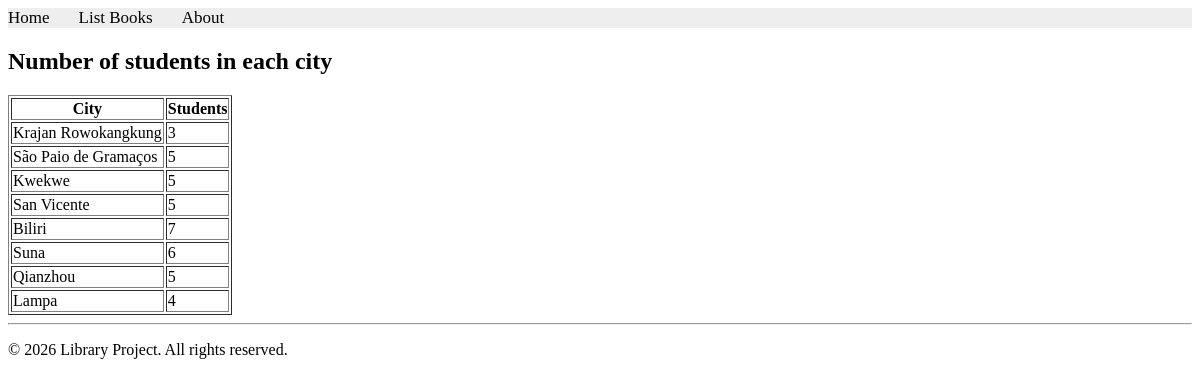
The app's page /users/lab8/task7 with its own data.
### apps/usermodule/models.py (models this page shows)
class Address(models.Model):
    city = models.CharField(max_length=50)

### apps/usermodule/views.py (the view)
# urls.py: path('lab8/task7', views.students_per_city, name="users.lab8_task7"),
def students_per_city(request):
    cities = Address.objects.annotate(num_students=Count('student'))
    return render(request, 'usermodule/students_per_city.html', {'cities': cities})

### apps/templates/usermodule/students_per_city.html (shortened to what this page needs)
{% extends "layouts/base.html" %}
{% load static %}
{% block content %}
    <h2>Number of students in each city</h2>
    <table border="1">
        <tr>
            <th>City</th>
            <th>Students</th>
        </tr>
        {% for address in cities %}
        <tr>
            <td>{{ address.city }}</td>
            <td>{{ address.num_students }}</td>
        </tr>
        {% endfor %}
    </table>
{% endblock content %}

### records on screen
Address: city "Krajan Rowokangkung", num_students "3"
Address: city "São Paio de Gramaços", num_students "5"
Address: city "Kwekwe", num_students "5"
Address: city "San Vicente", num_students "5"
Address: city "Biliri", num_students "7"
Address: city "Suna", num_students "6"
Address: city "Qianzhou", num_students "5"
Address: city "Lampa", num_students "4"
